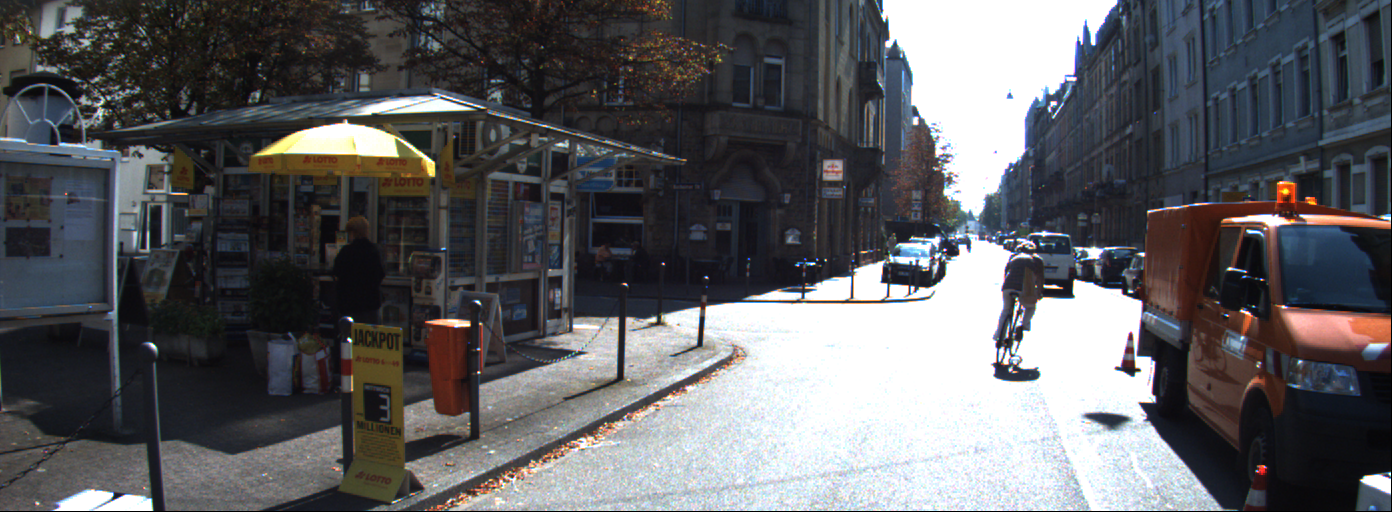
#> input picture ETV3/kitti_left_02.png, 1392 x 512 px
$ jupyter execute Assignment_3c_Stereo_9117504.ipynb   (shell and % lines are left out)   (older library calls are emulated)
#> lines starting #> are read from the running program, lines starting #| are printed output that depends on the picture; long printed decimals are rounded
# Stereo using OpenCV

Your name: James Bishop

Your ID number: 9117504

In the last assignments, we looked at sparse reconstruction. We extracted a small set of ORB features from the image, we estimated the essential matrix, and we reconstructed the 3D points.

It's quite natural to wonder, though, if we are not dumping too much information when we only take sparse data points. Can we not use all the pixels of the image? Of course, this is where stereo comes in.

In this Notebook, we will take a look at stereo rectification, disparity and depth estimation, using OpenCV.

We are going to use the (relayively) famous [KITTI Vision Benchmark Suite](https://www.cvlibs.net/datasets/kitti/). It's worth heading over to that site to have a look around - loads of nice datasets there. We're just going to take one stereo image pair.

In this activity, I will give you a lot of the code. The OpenCV interfaces can be a bit awkward to use. You will write soem code, and answer lots of questions.

## Read the images and the calibration

Let's start by reading the two images.

[cell 1]
import cv2
import matplotlib.pyplot as plt


# We will read both a colour version and a gray version. The colour version we will use for drawing stuff on,
# and the gray for the processing
imgL_color = cv2.imread('kitti_left_02.png')
#> imgL_color is the input picture: shape (512, 1392, 3); mean B, G, R 97.5, 94.5, 94.3
imgR_color = cv2.imread('kitti_right_03.png')
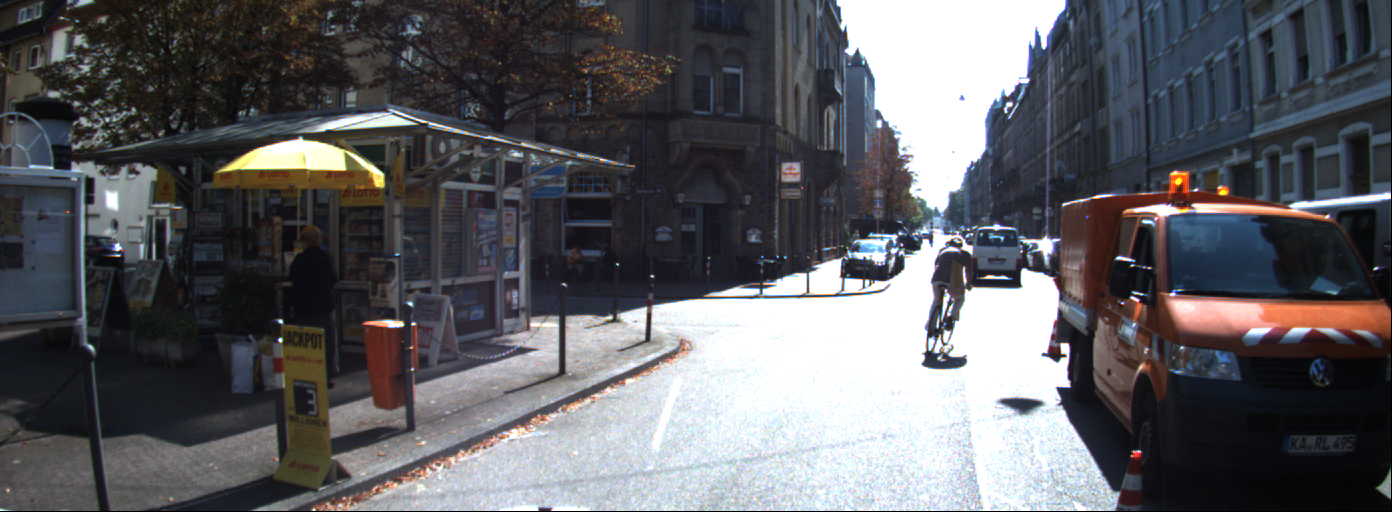
#> input picture ETV3/kitti_right_03.png, 1392 x 512 px
#> imgR_color is the input picture: shape (512, 1392, 3); mean B, G, R 97.7, 93.6, 93.5

imgL_color = cv2.cvtColor(imgL_color, cv2.COLOR_BGR2RGB)
imgR_color = cv2.cvtColor(imgR_color, cv2.COLOR_BGR2RGB)

imgL = cv2.imread('kitti_left_02.png',cv2.IMREAD_GRAYSCALE)
#> imgL: shape (512, 1392); min 0, max 255, mean 94.3
imgR = cv2.imread('kitti_right_03.png',cv2.IMREAD_GRAYSCALE)
#> imgR: shape (512, 1392); min 0, max 255, mean 93.6

plt.figure()
plt.imshow(imgL_color,cmap='gray')
plt.figure()
plt.imshow(imgR_color,cmap='gray')

The KITTI vehicle set up - note the stereo camera rig on top of the vehicle.

Now let's get the calibration info. This is just extracted from the KITTI datasets.

[cell 2]
import numpy as np

# Distortion parameters, per the OpenCV model (this is 3 radial distortion parameters and two tangential distortion parameters)
dist_l = np.array([-3.691481e-01, 1.968681e-01, 1.353473e-03,  5.677587e-04, -6.770705e-02])
dist_r = np.array([-3.639558e-01, 1.788651e-01, 6.029694e-04, -3.922424e-04, -5.382460e-02])

# The instrinsic camera matrices for the two cameras
K_l = np.array([[ 959.791, 0       , 696.0217 ],
                [ 0      , 956.9251, 224.1806 ],
                [ 0      , 0       , 1        ]])
K_r = np.array([[ 903.7596, 0       , 695.7519 ],
                [ 0       , 901.9653, 224.2509 ],
                [ 0       , 0       , 1        ]])

# The camera positions are defined in a global reference frame, so they have separate rotation and position
R_l = np.array([[  0.999975800, -0.005267463, -0.004552439 ],
                [  0.005251945,  0.999980400, -0.003413835 ],
                [  0.004570332,  0.003389843,  0.999838000 ]])
R_r = np.array([[  0.999559900,  0.016995220, -0.024313130 ],
                [ -0.017044220,  0.999853100, -0.001809756 ],
                [  0.024278800,  0.002223358,  0.999702800 ]])

t_l = np.array([  0.05956621, 0.0002900141,  0.002577209 ])
t_r = np.array([ -0.47310500, 0.0055514700, -0.005250882 ])

# For subsequent processing, we need the RELATIVE positions of the cameras
# R is the orientation of the right camera in the reference frame of the left camera
# And t is the position of the right camera in the reference frame of the left camera
R = R_l.T @ R_r
t = R_l.T @ (t_r - t_l)

# The image shape
h, w = imgL.shape[:2]
#> h = 512; w = 1392

## Do the stereo rectification

Now we will use OpenCV to do the rectification. The first step is to define the rectification parameters, i.e. the new camera matrices. It's worth having a look at the `cv2.stereoRectify`

[cell 3]
R1, R2, P1, P2, Q, roi1, roi2 = cv2.stereoRectify(K_l, dist_l, K_r, dist_r, (w, h), R, t,
                                                  cv2.CALIB_ZERO_DISPARITY, 0, (w, h),alpha=0)
#> roi1 = (0, 0, 1392, 511); roi2 = (0, 0, 1392, 512)

<font color='blue'>

#### Task

Print the camera matrices `P1` and `P2` that are output from the `stereoRectify` function above.

[cell 4]
##################################
# Your code here
"""print(K_l)
print('\n')
print(K_r)
print('\n')"""
print(P1)
#| [[972.821   0.         694.919   0.        ]
#|  [  0.         972.821 208.832   0.        ]
#|  [  0.           0.           1.           0.        ]]
print('\n')
print(P2)
#| [[ 972.821    0.          694.919 -518.275]
#|  [   0.          972.821  208.832    0.        ]
#|  [   0.            0.            1.            0.        ]]

<font color='blue'>

#### Questions

**Question**: Describe the new projection matrices. What can you say about the intrinsics (particularly, compared to the input intrinsics in `K_l` and `K_r`)? Is there a relative rotation and/or translation between the new projection matrices?

Both P1 and P2 share the same f, cx, and cy — a single common intrinsic matrix. This is in contrast to K_l and K_r, which have different focal lengths (K_l: fx=959.8, fy=956.9 vs K_r: fx=903.8, fy=901.97) and slightly different principal points.

<font color='blue'>

**Question**: Given the projection matrices above, can you estimate the physical distance between the cameras? The final unit would be in metres.

P1 places the left camera at the origin and the right camera at the offset. t is the position of the right camera in the reference frame of the left camera. We are given the formula t = R_l.T @ (t_r - t_l) for the position of the right camera. The physical distance between the cameras is estimated in the code cell below.

[cell 5]
#Calculate t vector from left rotation matrix and translation vector
t = -np.dot(R_l.T, (t_r-t_l))
print("Translation Vector t:")
print(t)
print("The distance between the two cameras is given by the norm of the translation vector t:")
t_norm = np.linalg.norm(t)
print(f"It has been calculated as {t_norm:.2f} metres")

### Now actually rectify the images

Now we will actually transform the images according to the new projection matrices above. That is, we will create the stereo image pair.

[cell 6]
# The first step is to create the maps for the rectification. This function returns a
# Look-Up-Table that can be subsequently used to do the mapping to the new image.
map1x, map1y = cv2.initUndistortRectifyMap(K_l, dist_l, R1, P1, (w, h), cv2.CV_32FC1)
map2x, map2y = cv2.initUndistortRectifyMap(K_r, dist_r, R2, P2, (w, h), cv2.CV_32FC1)

# Let's then remap the image. We will do this for both the color and the gray images
imgL_rColor = cv2.remap(imgL_color, map1x, map1y, cv2.INTER_LINEAR)
imgR_rColor = cv2.remap(imgR_color, map2x, map2y, cv2.INTER_LINEAR)
imgL_rGray = cv2.remap(imgL, map1x, map1y, cv2.INTER_LINEAR, cv2.BORDER_ISOLATED)
imgR_rGray = cv2.remap(imgR, map2x, map2y, cv2.INTER_LINEAR, cv2.BORDER_ISOLATED)

<font color='blue'>

#### Task

Plot a set of horizontal lines across both resulting images (`imgL_rColor` and `imgR_rColor`) at the same height. We know that these are now epipolar lines - that is the goal of the rectfication process.

[cell 7]
##################################
# Your code here
for y in range(0, h, 50):
    cv2.line(imgL_rColor, (0, y), (w, y), (255, 0, 0), 1)
    cv2.line(imgR_rColor, (0, y), (w, y), (255, 0, 0), 1)
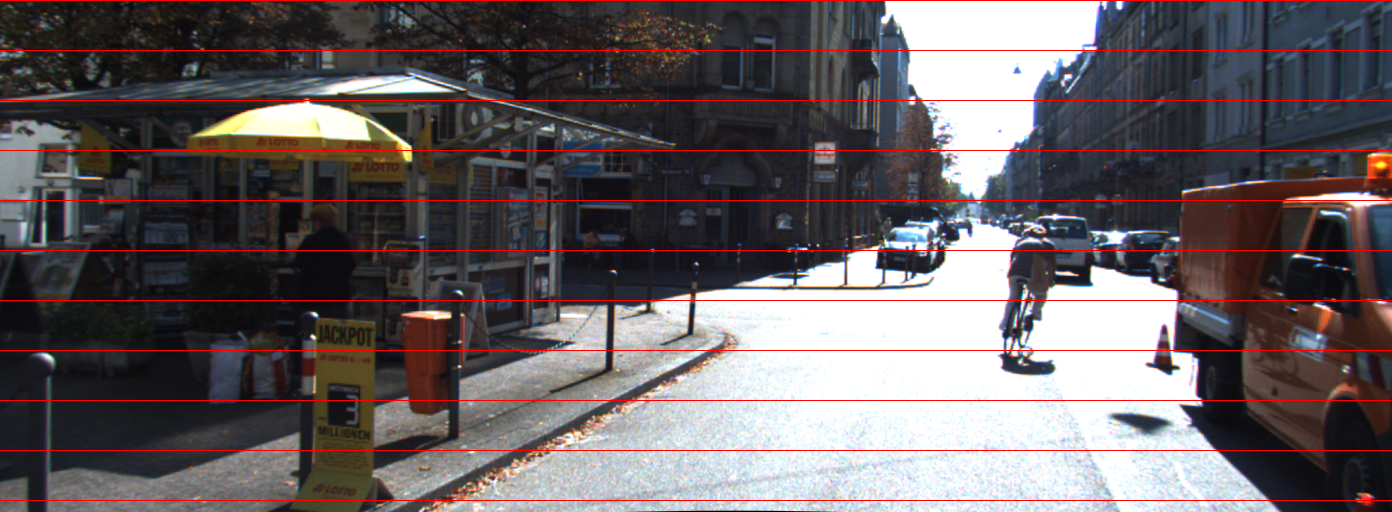
#> imgL_rColor: shape (512, 1392, 3); mean R, G, B 101.9, 96, 98.3
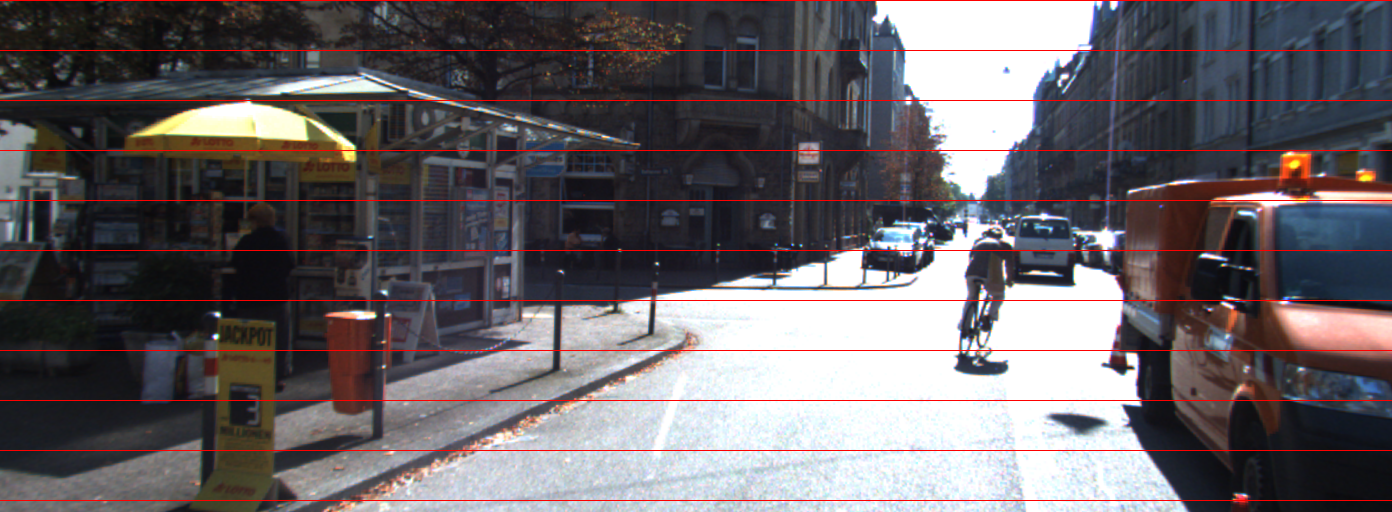
#> imgR_rColor: shape (512, 1392, 3); mean R, G, B 104.7, 98.7, 102.5
plt.figure()
plt.imshow(imgL_rColor)
plt.figure()
plt.imshow(imgR_rColor)

#Display left and right rectified images side by side
img_combined = np.hstack((imgL_rColor, imgR_rColor))
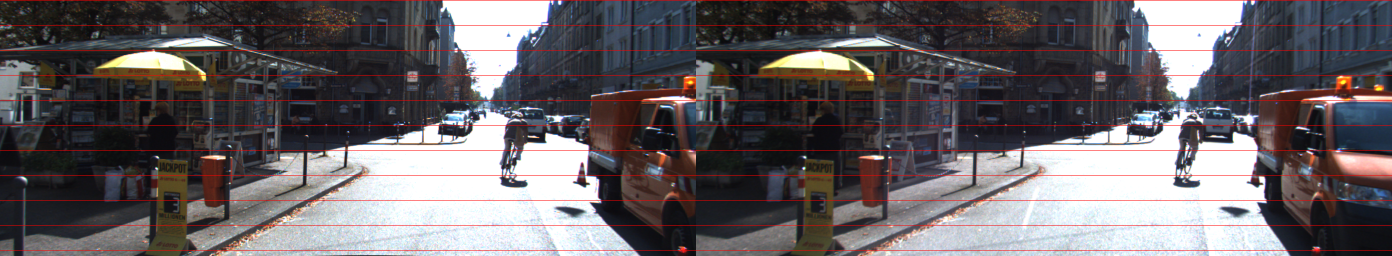
#> img_combined: shape (512, 2784, 3) (shown at 1/2 size); mean R, G, B 103.3, 97.3, 100.4
plt.figure(figsize=(20, 10))
plt.imshow(img_combined)
plt.title('Rectified Left and Right Images')
plt.axis('off')
plt.show()

<font color='blue'>

#### Questions

**Question**: Describe what you see with the horizontal lines. Does it look like the stereo rectification did a good job? Explain

The horizontal lines are identical in number (10) and, when printed side by side, are seen to be identical in position in the y-axis direction. This means that ponts on the left image lie on the same horizontal scan line in the right image. This proves that the task of rectification has been carried out correctly.

### Compute the disparity

We will use OpenCV to create the disparity for the image pair.

There are two parameters. `numDisparities` is the maximum disparity size/distance. `blockSize` is the size of the kernel for the stereo block matching.

We have some parameters set below, but this doesn't look great.

[cell 8]
stereo = cv2.StereoBM.create(numDisparities=16, blockSize=9)
disparity = stereo.compute(imgL_rGray, imgR_rGray)
plt.imshow(disparity,'gray')
plt.show()

<font color='blue'>

#### Task:
The disparity above is not very good. Copy the code a few times, and play with the parameters to see if you can make it better.

[cell 9]
##################################
# Your code here
stereo = cv2.StereoBM.create(numDisparities=32, blockSize=13)
disparity = stereo.compute(imgL_rGray, imgR_rGray)
plt.imshow(disparity,'gray')
plt.show()

[cell 10]
##################################
# Your code here
stereo = cv2.StereoBM.create(numDisparities=48, blockSize=15)
disparity = stereo.compute(imgL_rGray, imgR_rGray)
plt.imshow(disparity,'gray')
plt.show()

[cell 11]
##################################
# Your code here
stereo = cv2.StereoBM.create(numDisparities=64, blockSize=21)
disparity = stereo.compute(imgL_rGray, imgR_rGray)
plt.imshow(disparity,'gray')
plt.show()

[cell 12]
##################################
# Your code here
stereo = cv2.StereoBM.create(numDisparities=128, blockSize=21)
disparity = stereo.compute(imgL_rGray, imgR_rGray)
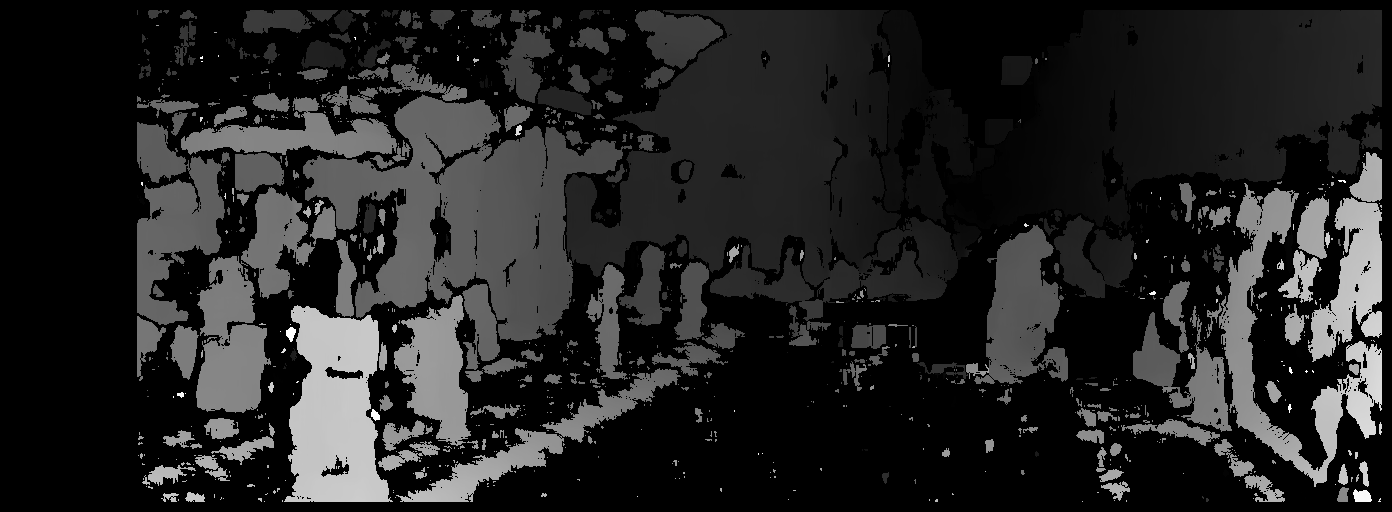
#> disparity: shape (512, 1392) int16; min -16, max 2032, mean 279; drawn with min black and max white
plt.imshow(disparity,'gray')
plt.show()

[cell 13]
##################################
# Your code here
stereo = cv2.StereoBM.create(numDisparities=128, blockSize=5)
disparity = stereo.compute(imgL_rGray, imgR_rGray)
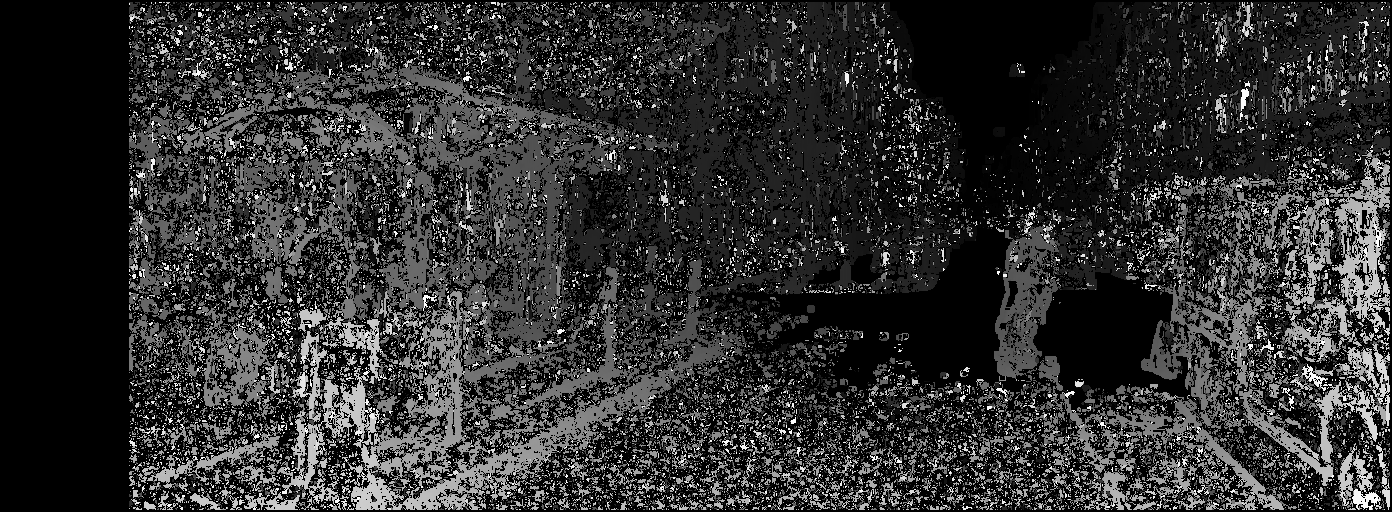
#> disparity: shape (512, 1392) int16; min -16, max 2032, mean 369.1; drawn with min black and max white
plt.imshow(disparity,'gray')
plt.show()
